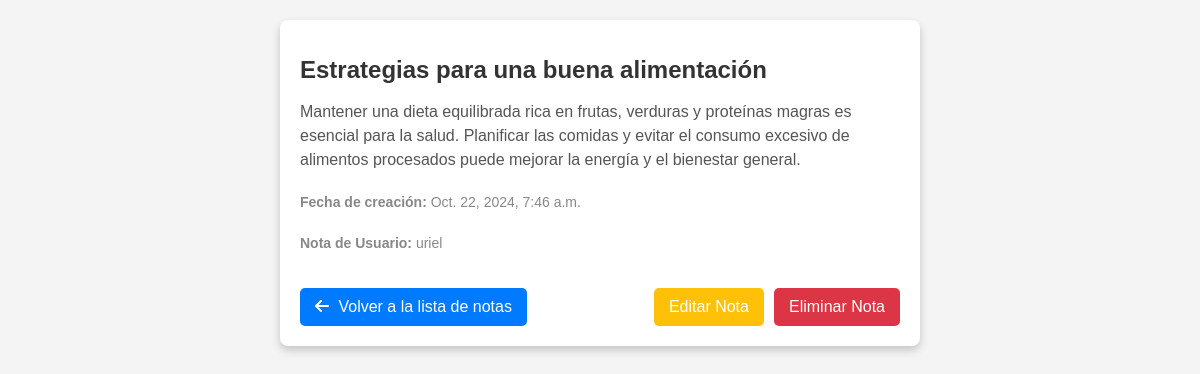
The page /notes/37/ on the database its author committed.
### notes_UrielRonaldoMendozaNuñez/models.py (models this page shows, shortened)
class Note(models.Model):
    user = models.ForeignKey(User, on_delete=models.CASCADE, related_name='notes')
    title_note = models.CharField(max_length=50)
    content_note = models.CharField(max_length=500)
    creation_date_note = models.DateTimeField("Fecha de creación de la nota", auto_now_add=True)

### notes_UrielRonaldoMendozaNuñez/views.py (the view)
# urls.py: path('<int:note_id>/', views.detail, name='detail'),
def detail (request, note_id):
    note = get_object_or_404(Note, pk=note_id)
    return render(request, "notes_UrielRonaldoMendozaNuñez/detail_MendozaNuñez.html", {"note":note})

### notes_UrielRonaldoMendozaNuñez/templates/notes_UrielRonaldoMendozaNuñez/detail_MendozaNuñez.html (shortened to what this page needs)
    <link rel="stylesheet" href="https://cdnjs.cloudflare.com/ajax/libs/font-awesome/6.0.0-beta3/css/all.min.css">
</head>
<body>
    <div class="container">
        <h1>{{ note.title_note }}</h1>
        <p>{{ note.content_note }}</p>
        <p class="creation-date"><strong>Fecha de creación:</strong> {{ note.creation_date_note }}</p>
        <p class="user-note"><strong>Nota de Usuario:</strong> {{ note.user.username }}</p>
        <a class="back-link" href="{% url 'notes:list' %}">
            <i class="fas fa-arrow-left icon"></i> Volver a la lista de notas
        </a>
        <div class="button-container">
            <a class="edit-button" href="{% url 'notes:edit' note.id %}">Editar Nota</a>
            <a class="delete-button" href="{% url 'notes:delete' note.id %}">Eliminar Nota</a>
        </div>
    </div>
</body>
</html>

### notes_UrielRonaldoMendozaNuñez/templates/notes_UrielRonaldoMendozaNuñez/detail_MendozaNuñez.html (style rules this page uses)
body { font-family: Arial, sans-serif; background-color: #f4f4f4; margin: 0; padding: 20px; }
.container { max-width: 600px; margin: auto; background: white; border-radius: 8px; box-shadow: 0 4px 8px rgba(0, 0, 0, 0.2); padding: 20px; position: relative; }
h1 { font-size: 24px; color: #333; margin-bottom: 10px; }
p { font-size: 16px; color: #555; line-height: 1.5; }
.creation-date, .user-note { font-size: 14px; color: #888; margin-top: 20px; }
.back-link { display: inline-block; margin-top: 20px; padding: 10px 15px; background-color: #007bff; color: white; text-decoration: none; border-radius: 5px; transition: background-color 0.3s; }
.button-container { position: absolute; bottom: 20px; right: 20px; display: flex; gap: 10px; }
.edit-button, .delete-button { padding: 10px 15px; color: white; border: none; border-radius: 5px; text-decoration: none; transition: background-color 0.3s; }
.edit-button { background-color: #ffc107; }
.delete-button { background-color: #dc3545; }
.icon { margin-right: 5px; }

### rows shown on the page
Note: title_note "Estrategias para una buena alimentación", content_note "Mantener una dieta equilibrada rica en frutas, verduras y proteínas magras es esencial para la salud. Planificar las comidas y evitar el consumo excesivo de alimentos procesados puede mejorar la energía y el bienestar general.", creation_date_note "Oct. 22, 2024, 7:46 a.m.", user.username "uriel"
